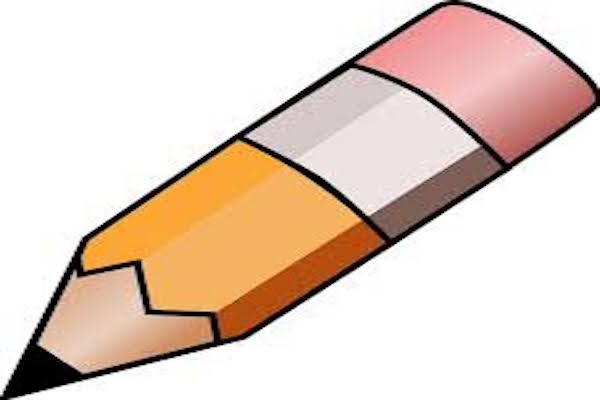
//> input picture exampleimages/pencil.jpeg, 600 x 400 px
$ ./main ../exampleimages/pencil.jpeg   (built with g++ and OpenCV 4)
//> lines starting //> are read from the running program, lines starting //| are printed output that depends on the picture
//
//  main.cpp
//  Image2ASCII
//
//  Created by Makiah Bennett on 12/22/18.
//  Copyright © 2018 Makiah Bennett. All rights reserved.
//

#include <opencv2/core.hpp>
#include <opencv2/imgcodecs.hpp>
#include <opencv2/highgui.hpp>
#include <opencv2/imgproc/imgproc.hpp>
#include <iostream>
#include <string>
#include <map>

// The sizes of the squares which this image is divided into.
const unsigned int subdividedSquareSideLength = 20;
const unsigned int subdividedSquareSideHalfLength = subdividedSquareSideLength / 2.0;
const unsigned int useSpaceCeiling = 50;

struct SubdivisionScore
{
    unsigned int n;
    float mean;
    float variance;
};

// Variance equation from https://math.stackexchange.com/questions/198336/how-to-calculate-standard-deviation-with-streaming-inputs
struct SubdivisionScores
{
    SubdivisionScore left;
    SubdivisionScore right;
};

void handleSubdivisionScoresUpdate(float newData, SubdivisionScore& s)
{
    s.n++;
    float delta = (newData - s.mean);
    s.mean += delta / s.n;
    s.variance += delta * (newData - s.mean); // NOT the same as delta^2
}

unsigned int assignFinalScore(SubdivisionScores& s)
{
    return (unsigned int) (abs(((s.left.mean - s.right.mean))));
}

std::string explainSubdivisionScores(SubdivisionScores& s)
{
    return "Left mean is " + std::to_string(s.left.mean) + " while right mean is " + std::to_string(s.right.mean) + " and left variance is " + std::to_string(s.left.variance) + " and right variance is " + std::to_string(s.right.variance) + " resulting in score of " + std::to_string(assignFinalScore(s));
}

/**
 Definitely the hardest part of this, have to figure out how this image is segmented into conformant colors.
 */
char matchSubdivisionToASCII(cv::Mat& subdivided)
{
    const bool debugging = false;

    // Calculate standard deviation and mean for grayscale for both halves in all cases.
    // Standard deviation too high indicates that it's too noisy to come to a conclusion, also reduces the chance that we miss an outlier
    // Large dfference in mean between both and low standard deviation indicates that they're distinct entities

    // Ensure this is a correctly formed mat
    assert(subdivided.cols == subdividedSquareSideLength && subdivided.rows == subdividedSquareSideLength);

    // Measures standard deviation and mean for both sides
    SubdivisionScores horizontal = {(SubdivisionScore){0, 0., 0.}, (SubdivisionScore){0, 0., 0.}};
    SubdivisionScores vertical = {(SubdivisionScore){0, 0., 0.}, (SubdivisionScore){0, 0., 0.}};
    SubdivisionScores diagonalFromTopLeft = {(SubdivisionScore){0, 0., 0.}, (SubdivisionScore){0, 0., 0.}};
    SubdivisionScores diagonalFromTopRight = {(SubdivisionScore){0, 0., 0.}, (SubdivisionScore){0, 0., 0.}};

    // Big pixel state machine
    for(int row = 0; row < subdividedSquareSideLength; row++) // rows
    {
        for (int col = 0; col < subdividedSquareSideLength; col++) // cols
        {
            float currentValue = (float)(subdivided.at<uchar>(row, col));

            // On left of diagonal from top left
            if (col <= row)
            {
                handleSubdivisionScoresUpdate(currentValue, diagonalFromTopLeft.left);
            }
            // On right of diagonal
            else
            {
                handleSubdivisionScoresUpdate(currentValue, diagonalFromTopLeft.right);
            }

            // On left of diagonal from top right
            if (col <= subdividedSquareSideLength - row)
            {
                handleSubdivisionScoresUpdate(currentValue, diagonalFromTopRight.left);
            }
            // On right of diagonal
            else
            {
                handleSubdivisionScoresUpdate(currentValue, diagonalFromTopRight.right);
            }

            // On top half
            if (row <= subdividedSquareSideHalfLength)
            {
                handleSubdivisionScoresUpdate(currentValue, vertical.left);
            }
            // On bottom half
            else
            {
                handleSubdivisionScoresUpdate(currentValue, vertical.right);
            }

            // On left half
            if (col <= subdividedSquareSideHalfLength)
            {
                handleSubdivisionScoresUpdate(currentValue, horizontal.left);
            }
            // On bottom half
            else
            {
                handleSubdivisionScoresUpdate(currentValue, horizontal.right);
            }
        }
    }

    // Better way to rank hopefully
    std::map<unsigned int, char> characterScores;
    characterScores[assignFinalScore(horizontal)] = '|';
    characterScores[assignFinalScore(vertical)] = '-';
    characterScores[assignFinalScore(diagonalFromTopLeft)] = '\\';
    characterScores[assignFinalScore(diagonalFromTopRight)] = '/';

    std::map<unsigned int, char>::iterator lastEntry = (--characterScores.end());
    unsigned int bestScore = lastEntry->first;

    char chosenASCII = bestScore <= useSpaceCeiling ? ' ' : lastEntry ->second;

    if (debugging)
    {
        imshow("Current", subdivided);
        std::cout << "Horizontal: " + explainSubdivisionScores(horizontal) << std::endl;
        std::cout << "Vertical: " + explainSubdivisionScores(vertical) << std::endl;
        std::cout << "Diagonal TL: " + explainSubdivisionScores(diagonalFromTopLeft) << std::endl;
        std::cout << "Diagonal TR: " + explainSubdivisionScores(diagonalFromTopRight) << std::endl;
        std::cout << "In favor of " + std::string(1, chosenASCII) << std::endl;
        std::cout << std::endl;
        cv::waitKey(0);
    }

    return chosenASCII;
}

int main( int argc, char** argv )
{
    // Use default image in the evnet that no image was provided
    cv::String imageName( "../data/HappyFish.jpg" ); // by default
    if( argc > 1)
    {
        imageName = argv[1];
    }

    // Load image
    cv::Mat image;
    image = imread( imageName, cv::IMREAD_COLOR ); // Read the file
//> image is the input picture: 400 rows x 600 cols, CV_8UC3; mean B, G, R 198, 210.6, 229.1
    if( image.empty() )                      // Check for invalid input
    {
        std::cout <<  "Could not open or find the image" << std::endl ;
        return -1;
    }

    // Display some image properties
    std::cout << "Image has " + std::to_string(image.cols) + " columns, and " + std::to_string(image.rows) + " rows" << std::endl;
//| Image has 600 columns, and 400 rows

    // Display image
    cv::cvtColor(image, image, cv::COLOR_BGR2GRAY);
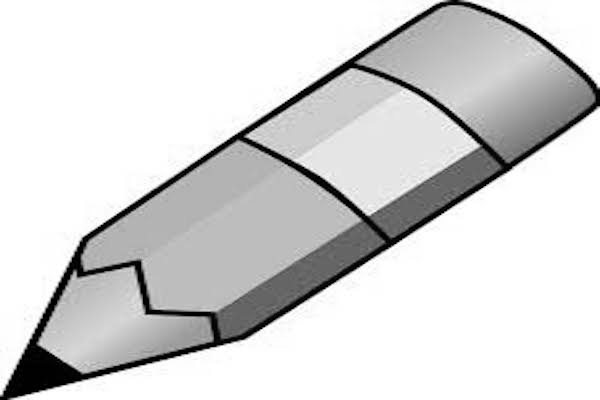
//> image: 400 rows x 600 cols, CV_8UC1; min 0, max 255, mean 214.7
//    imshow( "Image grayscale", image );                // Show our image inside it.
//    cv::waitKey(0); // Wait for a keystroke in the window

    // Subdivision from http://answers.opencv.org/question/53694/divide-an-image-into-lower-regions/
    // Subdivide image into squares of predetermined dimension
    cv::Mat maskImg = image.clone();

    // check if divisors fit to image dimensions
    std::vector<char> matchedASCII;
    if(image.cols % subdividedSquareSideLength != 0)
    {
        std::cerr << "Error: Please use another divisor for the column split." << std::endl;
        exit(1);
    }
    else if(image.rows % subdividedSquareSideLength != 0)
    {
        std::cerr << "Error: Please use another divisor for the row split." << std::endl;
        exit(1);
    }
    else
    {
        // No need to resize since we know image dimensions.
        matchedASCII.reserve((image.cols * image.rows) / (subdividedSquareSideLength * subdividedSquareSideLength));

        // Subdivide by Rect
        for(int y = 0; y < image.rows; y += subdividedSquareSideLength)
        {
            for(int x = 0; x < image.cols; x += subdividedSquareSideLength)
            {
                cv::Mat newImage = image(cv::Rect(x, y, subdividedSquareSideLength, subdividedSquareSideLength));

                rectangle(maskImg, cv::Point(x, y), cv::Point(x + subdividedSquareSideLength - 1, y + subdividedSquareSideLength - 1), cv::Scalar(0), 1); // visualization

//                std::cout << "x = " + std::to_string(x) + " y = " + std::to_string(y) << std::endl;
                char selectedASCII = matchSubdivisionToASCII(newImage);

                if (x == 17 * 20 && y == 2 * 20)
                {
                    std::cout << "For obvious one chose " + std::string(1, selectedASCII) << std::endl;
                }

                cv::putText(maskImg,
                            std::string(1, selectedASCII),
                            cv::Point(x + 10, y + 10), // Coordinates
                            cv::FONT_HERSHEY_COMPLEX_SMALL, // Font
                            0.7, // Scale. 2.0 = 2x bigger
                            cv::Scalar(127), // BGR Color
                            1, // Line Thickness (Optional)
                            CV_AA); // Anti-alias (Optional)

                matchedASCII.push_back(selectedASCII);
            }
        }
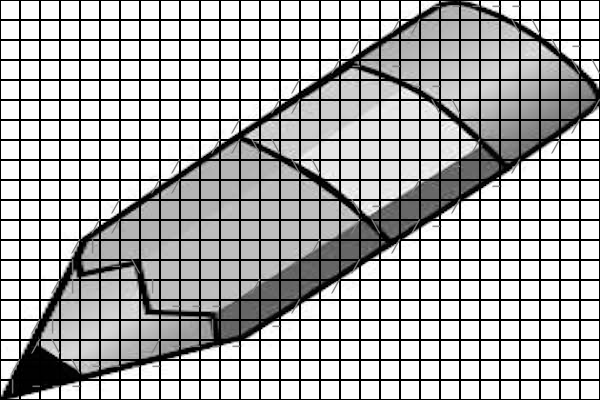
//> maskImg: 400 rows x 600 cols, CV_8UC1; min 0, max 255, mean 173.8
//> after the loop, matchedASCII = 600 values, max 124 at index 364, min 32 at index 0, mean 36.25
    }

    // Create string "image"
    std::string asciiImage;
    for (unsigned int i = 0; i < matchedASCII.size(); i++)
    {
        if (i % (image.cols / subdividedSquareSideLength) == 0)
        {
            asciiImage.append("\n");
        }
        asciiImage += matchedASCII[i];
    }
    std::cout << asciiImage << std::endl;

    imshow("Close?", maskImg); // visualization
    cv::waitKey(0); // visualization

    return 0;
}
